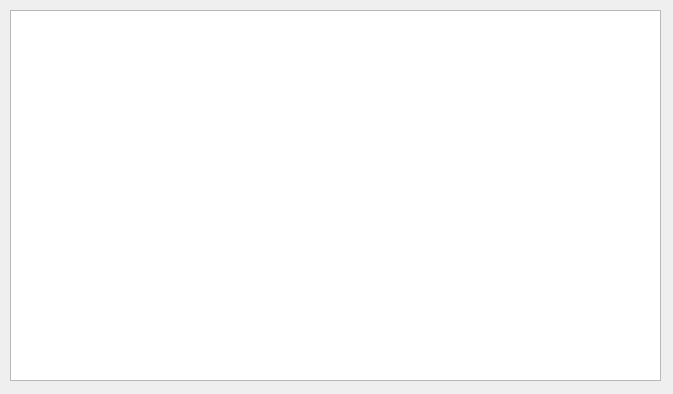
<?xml version="1.0" encoding="UTF-8"?>
<ui version="4.0">
 <class>accessRequestList</class>
 <widget class="QWidget" name="accessRequestList">
  <property name="geometry">
   <rect>
    <x>0</x>
    <y>0</y>
    <width>673</width>
    <height>394</height>
   </rect>
  </property>
  <property name="windowTitle">
   <string>Form</string>
  </property>
  <widget class="QListWidget" name="listWidget">
   <property name="geometry">
    <rect>
     <x>10</x>
     <y>10</y>
     <width>651</width>
     <height>371</height>
    </rect>
   </property>
  </widget>
 </widget>
 <resources/>
 <connections/>
</ui>
